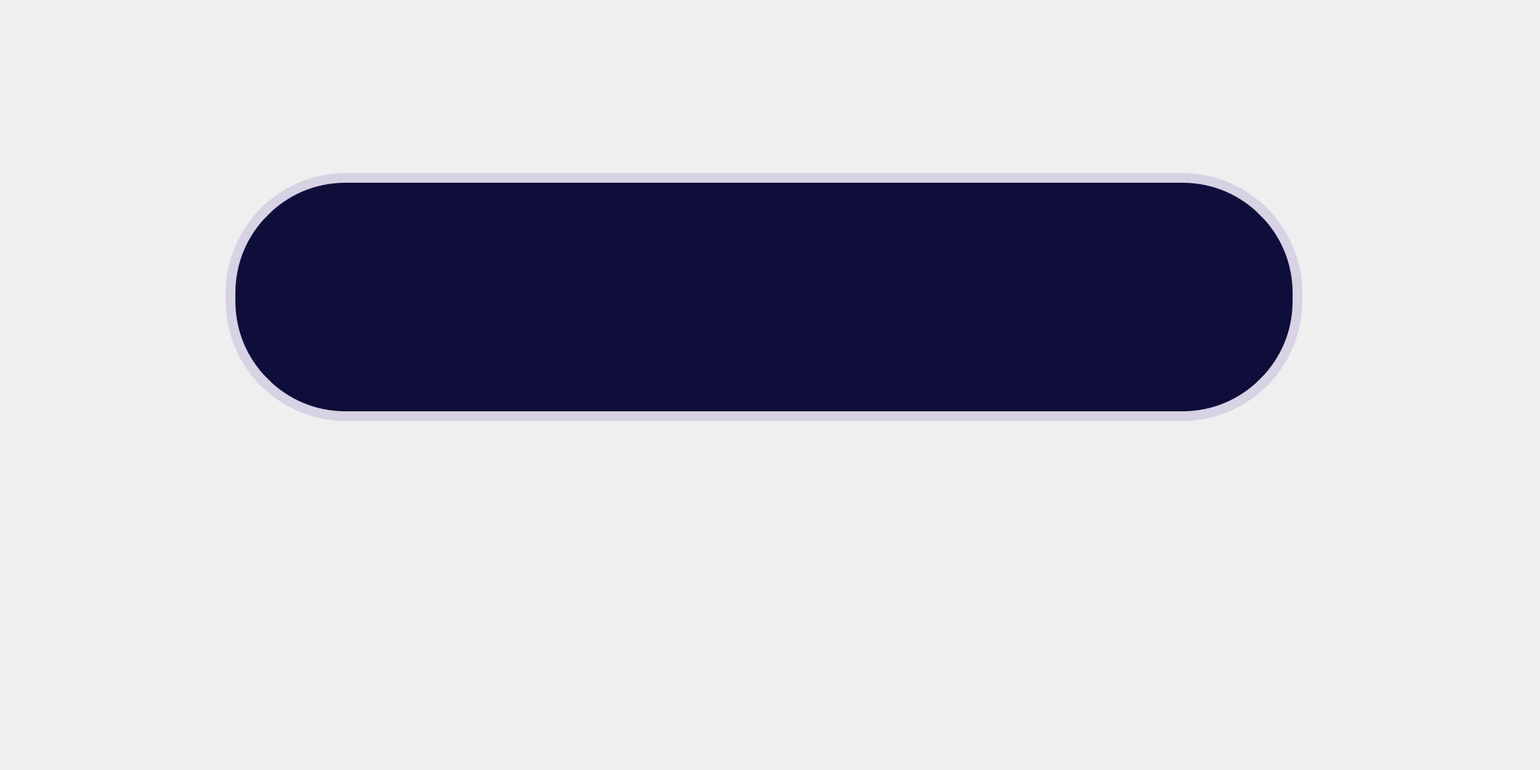
<?xml version="1.0" encoding="UTF-8"?>
<ui version="4.0">
 <class>Form</class>
 <widget class="QWidget" name="Form">
  <property name="geometry">
   <rect>
    <x>0</x>
    <y>0</y>
    <width>2048</width>
    <height>1024</height>
   </rect>
  </property>
  <property name="windowTitle">
   <string>Form</string>
  </property>
  <property name="styleSheet">
   <string notr="true">color: rgb(7, 12, 45);</string>
  </property>
  <widget class="QLabel" name="label">
   <property name="geometry">
    <rect>
     <x>0</x>
     <y>0</y>
     <width>2048</width>
     <height>1024</height>
    </rect>
   </property>
   <property name="sizePolicy">
    <sizepolicy hsizetype="Expanding" vsizetype="Expanding">
     <horstretch>0</horstretch>
     <verstretch>0</verstretch>
    </sizepolicy>
   </property>
   <property name="text">
    <string/>
   </property>
   <property name="pixmap">
    <pixmap>top200.png</pixmap>
   </property>
   <property name="scaledContents">
    <bool>true</bool>
   </property>
  </widget>
  <widget class="QLabel" name="label_2">
   <property name="geometry">
    <rect>
     <x>1850</x>
     <y>70</y>
     <width>131</width>
     <height>131</height>
    </rect>
   </property>
   <property name="text">
    <string/>
   </property>
   <property name="pixmap">
    <pixmap>whitepanda.png</pixmap>
   </property>
   <property name="scaledContents">
    <bool>true</bool>
   </property>
  </widget>
  <widget class="QLabel" name="label_3">
   <property name="geometry">
    <rect>
     <x>300</x>
     <y>230</y>
     <width>1432</width>
     <height>330</height>
    </rect>
   </property>
   <property name="font">
    <font>
     <pointsize>-1</pointsize>
    </font>
   </property>
   <property name="styleSheet">
    <string notr="true">border-radius: 160px;
background-color: #0f0e3a;
border: 13px solid #d7d3e5;
color: white;
font-size: 25px</string>
   </property>
   <property name="text">
    <string/>
   </property>
  </widget>
  <widget class="QLineEdit" name="name">
   <property name="geometry">
    <rect>
     <x>391</x>
     <y>299</y>
     <width>1250</width>
     <height>192</height>
    </rect>
   </property>
   <property name="minimumSize">
    <size>
     <width>841</width>
     <height>0</height>
    </size>
   </property>
   <property name="font">
    <font>
     <family>Segoe UI Black</family>
     <pointsize>40</pointsize>
     <italic>false</italic>
     <fontweight>Black</fontweight>
    </font>
   </property>
   <property name="styleSheet">
    <string notr="true">background-color: #0f0e3a;
font: 900 40pt &quot;Segoe UI Black&quot;;
border-radius: 100px;
color: white</string>
   </property>
   <property name="locale">
    <locale language="Vietnamese" country="Vietnam"/>
   </property>
   <property name="text">
    <string/>
   </property>
   <property name="alignment">
    <set>Qt::AlignCenter</set>
   </property>
  </widget>
 </widget>
 <resources/>
 <connections/>
</ui>
